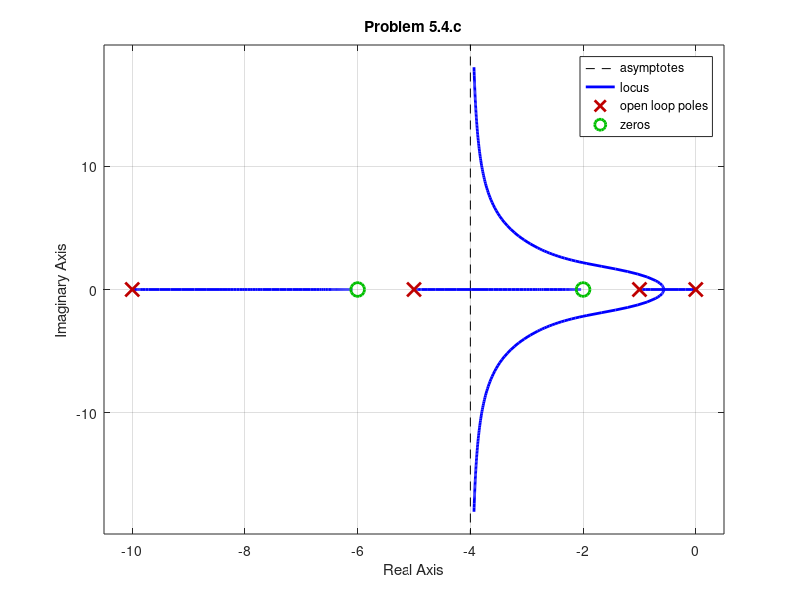
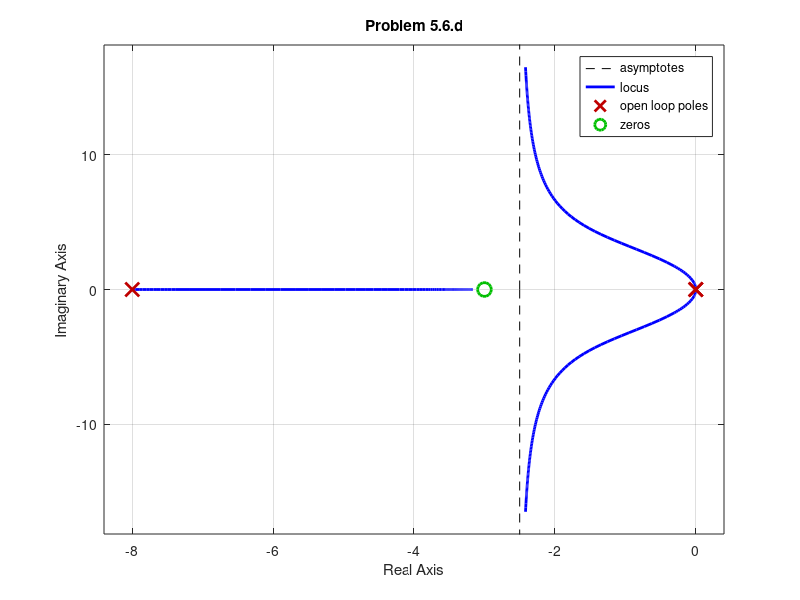
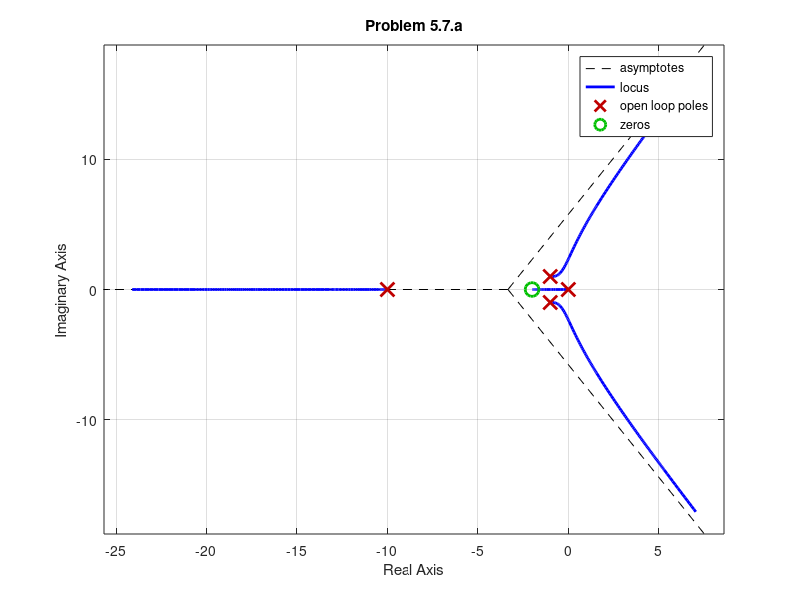
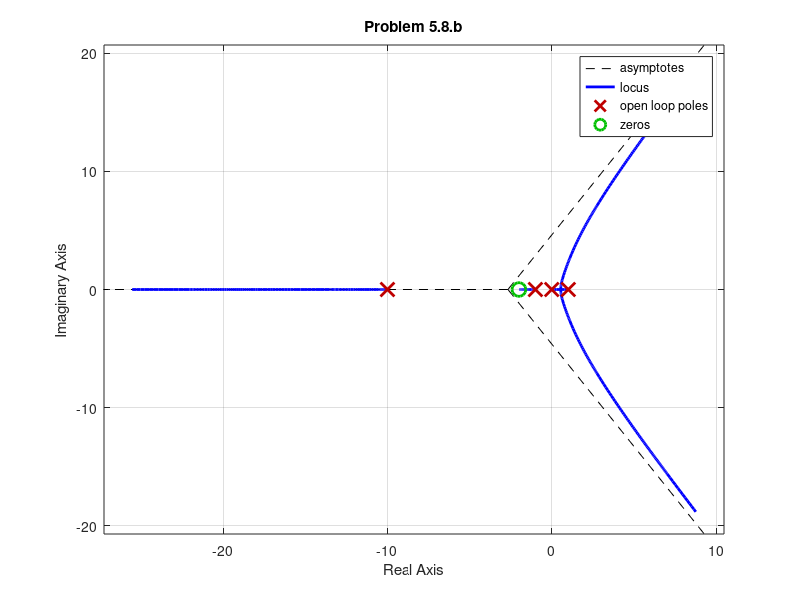

Here is the MATLAB script that generated these plots, in order:
% Problem 5.4.c

num = conv([1 2], [1 6]);
den = conv(conv([1 5], [1 1]), [1 10 0]);

sys = tf(num,den);

figure
rlocus(sys);
title('Problem 5.4.c')

% Problem 5.6.d

num = [1 3];
den = [1 8 0 0];

sys = tf(num,den);

figure
rlocus(sys);
title('Problem 5.6.d')

% Problem 5.7.a

num = [1 2];
den = [conv([1 2 2], [1 10 0])];

sys = tf(num, den);
figure;
rlocus(sys)
title('Problem 5.7.a')


% Problem 5.8.b

num = [1 2];
den = [conv([1 10 0], [1 0 -1])];

figure;
sys = tf(num, den);
rlocus(sys)
title('Problem 5.8.b')

% Problem 5.41.
% Part 1
num = -1.*[1 2];
den = [conv([1 2 2], [1 10 0])];

sys = tf(num, den);
figure;
rlocus(sys)
title('Problem 5.41 Problem 1')

%Part 2
num = -1.*[1 2];
den = [conv([1 10 0], [1 0 -1])];
figure;
sys = tf(num, den);
rlocus(sys)
title('Problem 5.41 Problem 2')

